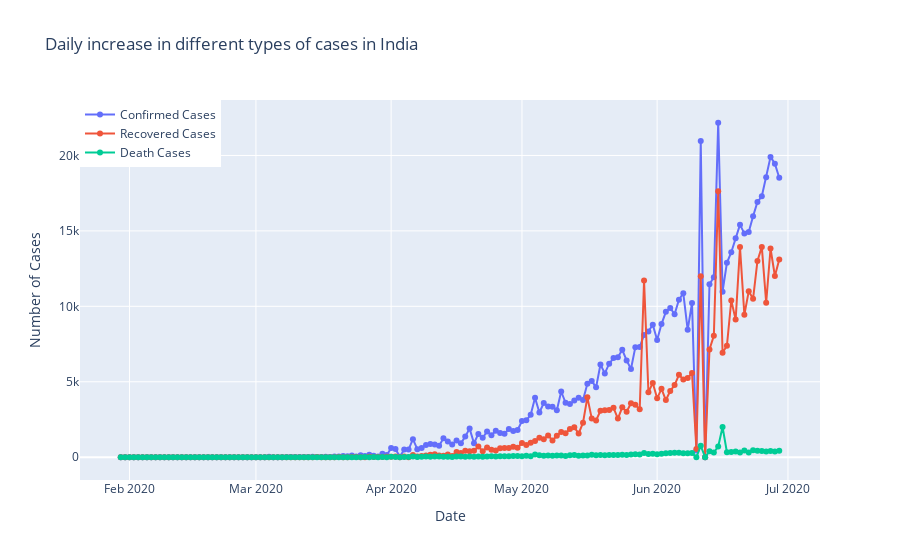

Notebook source saved alongside this figure:
### Code cell
fig = go.Figure()

fig.add_trace(go.Scatter(x=datewise_india.index, y=datewise_india['Confirmed'].diff().fillna(0),
                        mode='lines+markers', name='Confirmed Cases'))
fig.add_trace(go.Scatter(x=datewise_india.index, y=datewise_india['Recovered'].diff().fillna(0),
                        mode='lines+markers', name='Recovered Cases'))
fig.add_trace(go.Scatter(x=datewise_india.index, y=datewise_india['Deaths'].diff().fillna(0),
                        mode='lines+markers', name='Death Cases'))

fig.update_layout(title='Daily increase in different types of cases in India',
                 xaxis_title='Date', yaxis_title='Number of Cases',
                 legend=dict(x=0,y=1, traceorder='normal'))

fig.show()

### Figure 1 — Plotly figure (JSON) as saved in the notebook; plotly's stock layout.template omitted (floating-point values rounded to 4 significant figures; data arrays with more than 128 entries replaced by an {"elided": "..."} marker saying what was removed)
{"data": [{"mode": "lines+markers", "name": "Confirmed Cases", "type": "scatter", "x": {"elided": "152 str values"}, "y": {"elided": "152 int values"}}, {"mode": "lines+markers", "name": "Recovered Cases", "type": "scatter", "x": {"elided": "152 str values"}, "y": {"elided": "152 int values"}}, {"mode": "lines+markers", "name": "Death Cases", "type": "scatter", "x": {"elided": "152 str values"}, "y": {"elided": "152 int values"}}], "layout": {"legend": {"traceorder": "normal", "x": 0, "y": 1}, "title": {"text": "Daily increase in different types of cases in India"}, "xaxis": {"title": {"text": "Date"}}, "yaxis": {"title": {"text": "Number of Cases"}}}}
